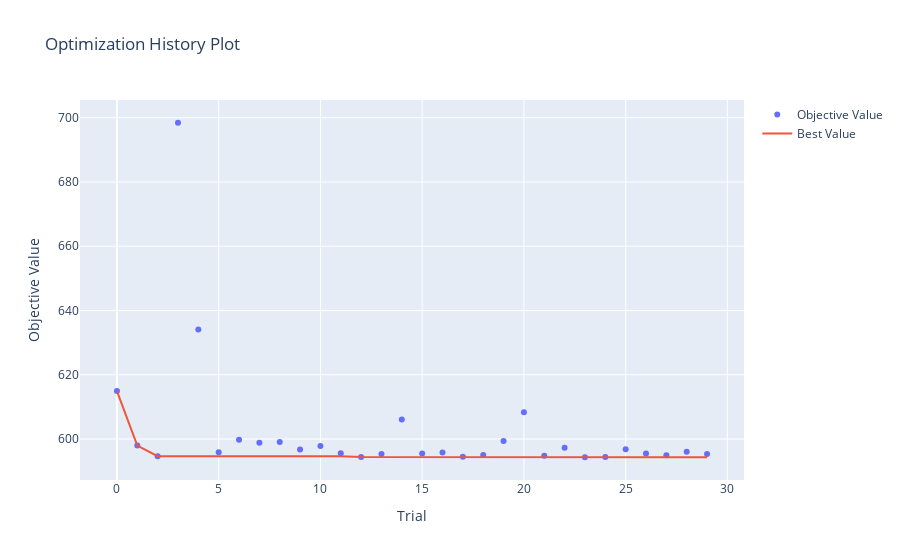

The notebook cell saved with this chart:
### Code cell
# 하이퍼파라미터 최적화 과정을 확인
optuna.visualization.plot_optimization_history(study_xgb)

### Figure 1 — Plotly figure (JSON) as saved in the notebook; plotly's stock layout.template omitted (floating-point values rounded to 4 significant figures)
{"data": [{"mode": "markers", "name": "Objective Value", "type": "scatter", "x": [0, 1, 2, 3, 4, 5, 6, 7, 8, 9, 10, 11, 12, 13, 14, 15, 16, 17, 18, 19, 20, 21, 22, 23, 24, 25, 26, 27, 28, 29], "y": [614.9, 598.0, 594.7, 698.4, 634.1, 595.9, 599.8, 598.9, 599.0, 596.8, 597.9, 595.6, 594.4, 595.3, 606.1, 595.5, 595.8, 594.5, 595.0, 599.4, 608.4, 594.8, 597.3, 594.3, 594.4, 596.8, 595.5, 594.9, 596.0, 595.4]}, {"mode": "lines", "name": "Best Value", "type": "scatter", "x": [0, 1, 2, 3, 4, 5, 6, 7, 8, 9, 10, 11, 12, 13, 14, 15, 16, 17, 18, 19, 20, 21, 22, 23, 24, 25, 26, 27, 28, 29], "y": [614.9, 598.0, 594.7, 594.7, 594.7, 594.7, 594.7, 594.7, 594.7, 594.7, 594.7, 594.7, 594.4, 594.4, 594.4, 594.4, 594.4, 594.4, 594.4, 594.4, 594.4, 594.4, 594.4, 594.3, 594.3, 594.3, 594.3, 594.3, 594.3, 594.3]}, {"marker": {"color": "#cccccc"}, "mode": "markers", "name": "Infeasible Trial", "showlegend": false, "type": "scatter", "x": [], "y": []}], "layout": {"title": {"text": "Optimization History Plot"}, "xaxis": {"title": {"text": "Trial"}}, "yaxis": {"title": {"text": "Objective Value"}}}}
